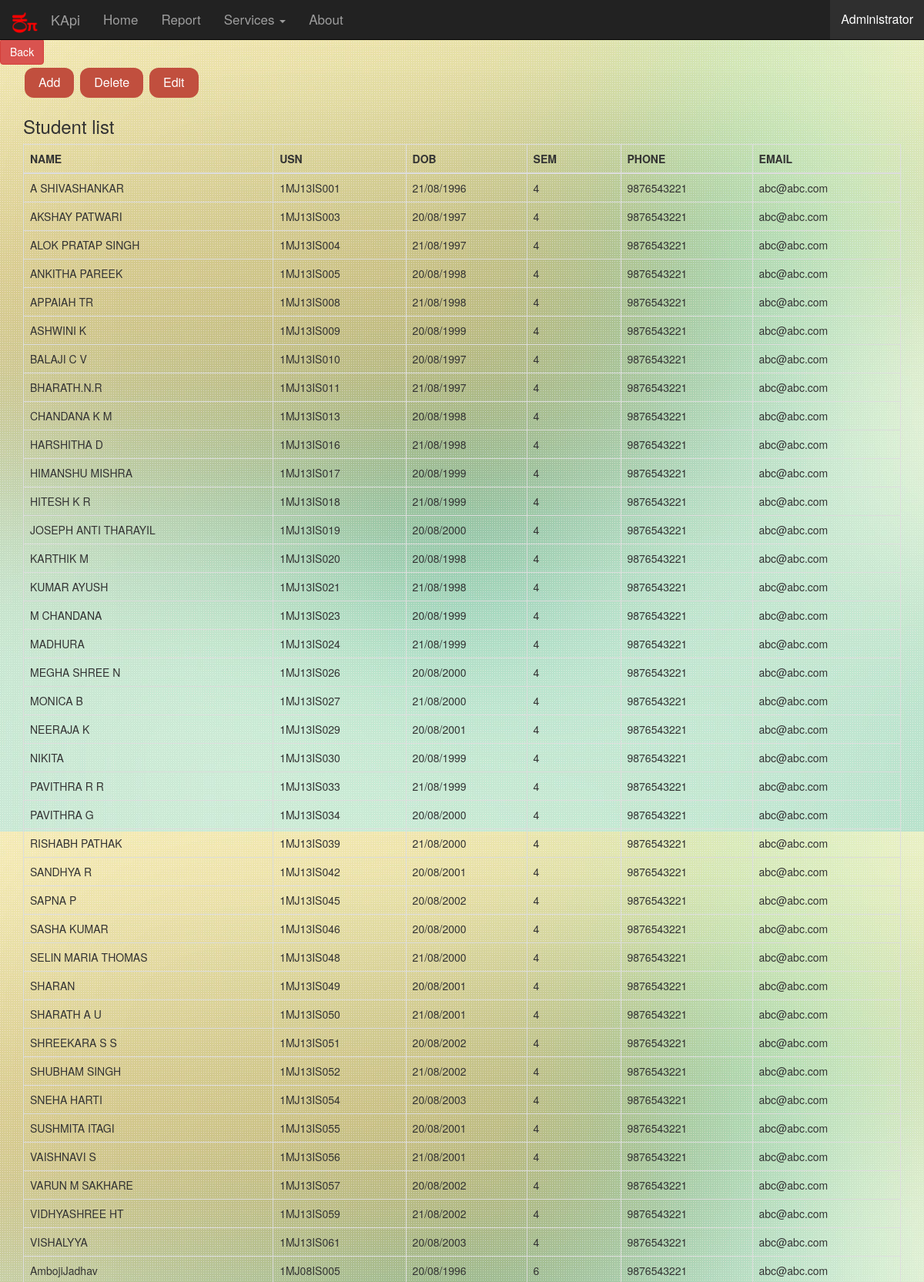
The page /liststu.php (upper part) on the database its author committed.
### tables this page shows
CREATE TABLE "student" (
  `id` integer primary key autoincrement,
   'usn' varchar(15) not null,
  `student_name` varchar(32) NOT NULL,
  `dob` date NOT NULL,
  `gender` varchar(6) NOT NULL,
  `email` varchar(64) NOT NULL,
  `phone` varchar(32) DEFAULT NULL,
  `Semester` varchar(40) DEFAULT NULL
);

### liststu.php (the view, shortened to what this page needs)
<?php
require('db connect.php');
?>
<html>
<link href="css/button.css" rel="stylesheet">
<link href="css/bootstrap.min.css" rel="stylesheet">
<body style="background-image: url('images/ccc.png');">
<button type="button" class="btn btn-danger" onclick="location.href='home.php';" >Back</button><br/>
<div class="container">
<div class="table-responsive">
<button type="button" class="button button2" onclick="location.href='addstu.php';" >Add</button>
<button type="button" class="button button2" onclick="location.href='delstu.php';" >Delete</button>
<button type="button" class="button button2" onclick="location.href='updatestu.php';" >Edit</button><br/>
<table class="table table-bordered">
	<thead><h3>Student list</h3>
      <tr>
        <th>NAME</th>
        <th>USN</th>
        <th>DOB</th>
        <th>SEM</th>
        <th>PHONE</th>
        <th>EMAIL</th>
      </tr>
    </thead>
    <tbody>
    	<?php
$sql =<<<EOF
      SELECT * from student;
EOF;
$ret = $db->query($sql);
   while($row = $ret->fetchArray(SQLITE3_ASSOC) ){
   	echo "<tr>";
   	echo "<td>".$row['student_name']."</td>";
   	echo "<td>".$row['usn']."</td>";
   	echo "<td>".$row['dob']."</td>";
   	echo "<td>".$row['Semester']."</td>";
   	echo "<td>".$row['phone']."</td>";
   	echo "<td>".$row['email']."</td>";
   	echo "</tr>";
}
?>
    </tbody>
</table>
</div>
<?php include('footer.php'); ?>
</body>
</html>

### css/drpdown.css (style rules this page uses)
body { margin: 10px; padding-top: 50px; }

### css/button.css (style rules this page uses)
.button { border: none; color: white; padding: 15px 32px; text-align: center; text-decoration: none; display: inline-block; font-size: 16px; margin: 4px 2px; cursor: pointer; }
.button2 { border-radius: 12px;background-color: #c14f3e;padding: 8px 18px; }

### css/footer.css (style rules this page uses)
* { margin: 0; }
html, body { height: 100%; }

### footer.php (style rules this page uses)
body { padding-bottom: 60px; }

### rows shown on the page
student: student_name "A SHIVASHANKAR", usn "1MJ13IS001", dob "21/08/1996", Semester "4", phone "9876543221", email "abc@abc.com"
student: student_name "AKSHAY PATWARI", usn "1MJ13IS003", dob "20/08/1997", Semester "4", phone "9876543221", email "abc@abc.com"
student: student_name "ALOK PRATAP SINGH", usn "1MJ13IS004", dob "21/08/1997", Semester "4", phone "9876543221", email "abc@abc.com"
student: student_name "ANKITHA PAREEK", usn "1MJ13IS005", dob "20/08/1998", Semester "4", phone "9876543221", email "abc@abc.com"
student: student_name "APPAIAH TR", usn "1MJ13IS008", dob "21/08/1998", Semester "4", phone "9876543221", email "abc@abc.com"
student: student_name "ASHWINI K", usn "1MJ13IS009", dob "20/08/1999", Semester "4", phone "9876543221", email "abc@abc.com"
student: student_name "BALAJI C V", usn "1MJ13IS010", dob "20/08/1997", Semester "4", phone "9876543221", email "abc@abc.com"
student: student_name "BHARATH.N.R", usn "1MJ13IS011", dob "21/08/1997", Semester "4", phone "9876543221", email "abc@abc.com"
student: student_name "CHANDANA K M", usn "1MJ13IS013", dob "20/08/1998", Semester "4", phone "9876543221", email "abc@abc.com"
student: student_name "HARSHITHA D", usn "1MJ13IS016", dob "21/08/1998", Semester "4", phone "9876543221", email "abc@abc.com"
student: student_name "HIMANSHU MISHRA", usn "1MJ13IS017", dob "20/08/1999", Semester "4", phone "9876543221", email "abc@abc.com"
student: student_name "HITESH K R", usn "1MJ13IS018", dob "21/08/1999", Semester "4", phone "9876543221", email "abc@abc.com"
student: student_name "JOSEPH ANTI THARAYIL", usn "1MJ13IS019", dob "20/08/2000", Semester "4", phone "9876543221", email "abc@abc.com"
student: student_name "KARTHIK M", usn "1MJ13IS020", dob "20/08/1998", Semester "4", phone "9876543221", email "abc@abc.com"
student: student_name "KUMAR AYUSH", usn "1MJ13IS021", dob "21/08/1998", Semester "4", phone "9876543221", email "abc@abc.com"
student: student_name "M CHANDANA", usn "1MJ13IS023", dob "20/08/1999", Semester "4", phone "9876543221", email "abc@abc.com"
student: student_name "MADHURA", usn "1MJ13IS024", dob "21/08/1999", Semester "4", phone "9876543221", email "abc@abc.com"
student: student_name "MEGHA SHREE N", usn "1MJ13IS026", dob "20/08/2000", Semester "4", phone "9876543221", email "abc@abc.com"
student: student_name "MONICA B", usn "1MJ13IS027", dob "21/08/2000", Semester "4", phone "9876543221", email "abc@abc.com"
student: student_name "NEERAJA K", usn "1MJ13IS029", dob "20/08/2001", Semester "4", phone "9876543221", email "abc@abc.com"
student: student_name "NIKITA", usn "1MJ13IS030", dob "20/08/1999", Semester "4", phone "9876543221", email "abc@abc.com"
student: student_name "PAVITHRA R R", usn "1MJ13IS033", dob "21/08/1999", Semester "4", phone "9876543221", email "abc@abc.com"
student: student_name "PAVITHRA G", usn "1MJ13IS034", dob "20/08/2000", Semester "4", phone "9876543221", email "abc@abc.com"
student: student_name "RISHABH PATHAK", usn "1MJ13IS039", dob "21/08/2000", Semester "4", phone "9876543221", email "abc@abc.com"
student: student_name "SANDHYA R", usn "1MJ13IS042", dob "20/08/2001", Semester "4", phone "9876543221", email "abc@abc.com"
student: student_name "SAPNA P", usn "1MJ13IS045", dob "20/08/2002", Semester "4", phone "9876543221", email "abc@abc.com"
student: student_name "SASHA KUMAR", usn "1MJ13IS046", dob "20/08/2000", Semester "4", phone "9876543221", email "abc@abc.com"
student: student_name "SELIN MARIA THOMAS", usn "1MJ13IS048", dob "21/08/2000", Semester "4", phone "9876543221", email "abc@abc.com"
student: student_name "SHARAN", usn "1MJ13IS049", dob "20/08/2001", Semester "4", phone "9876543221", email "abc@abc.com"
student: student_name "SHARATH A U", usn "1MJ13IS050", dob "21/08/2001", Semester "4", phone "9876543221", email "abc@abc.com"
student: student_name "SHREEKARA S S", usn "1MJ13IS051", dob "20/08/2002", Semester "4", phone "9876543221", email "abc@abc.com"
student: student_name "SHUBHAM SINGH", usn "1MJ13IS052", dob "21/08/2002", Semester "4", phone "9876543221", email "abc@abc.com"
student: student_name "SNEHA HARTI", usn "1MJ13IS054", dob "20/08/2003", Semester "4", phone "9876543221", email "abc@abc.com"
student: student_name "SUSHMITA ITAGI", usn "1MJ13IS055", dob "20/08/2001", Semester "4", phone "9876543221", email "abc@abc.com"
student: student_name "VAISHNAVI S", usn "1MJ13IS056", dob "21/08/2001", Semester "4", phone "9876543221", email "abc@abc.com"
student: student_name "VARUN M SAKHARE", usn "1MJ13IS057", dob "20/08/2002", Semester "4", phone "9876543221", email "abc@abc.com"
student: student_name "VIDHYASHREE HT", usn "1MJ13IS059", dob "21/08/2002", Semester "4", phone "9876543221", email "abc@abc.com"
student: student_name "VISHALYYA", usn "1MJ13IS061", dob "20/08/2003", Semester "4", phone "9876543221", email "abc@abc.com"
student: student_name "AmbojiJadhav", usn "1MJ08IS005", dob "20/08/1996", Semester "6", phone "9876543221", email "abc@abc.com"
